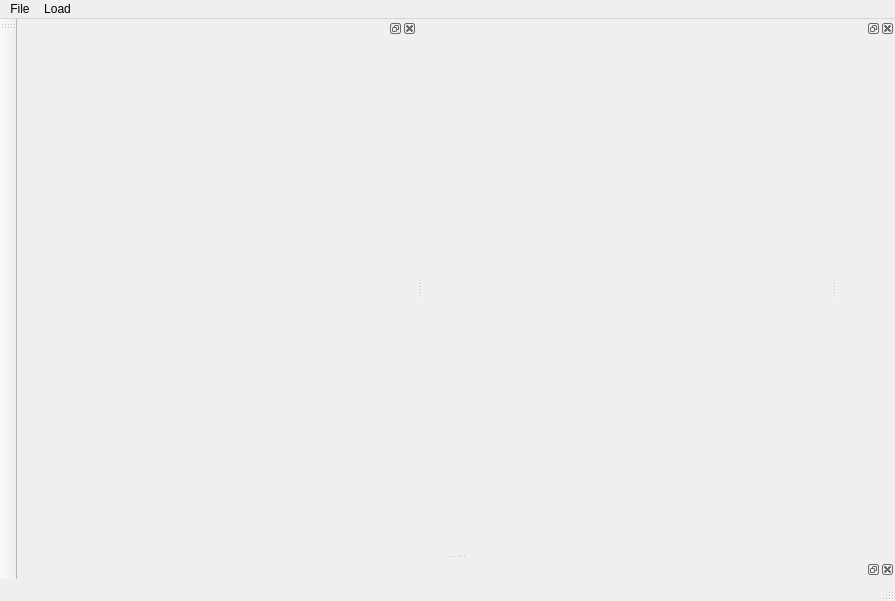
<?xml version="1.0" encoding="UTF-8"?>
<ui version="4.0">
 <class>MainWindow</class>
 <widget class="QMainWindow" name="MainWindow">
  <property name="geometry">
   <rect>
    <x>0</x>
    <y>0</y>
    <width>895</width>
    <height>601</height>
   </rect>
  </property>
  <property name="windowTitle">
   <string>MainWindow</string>
  </property>
  <widget class="QWidget" name="centralWidget"/>
  <widget class="QToolBar" name="mainToolBar">
   <attribute name="toolBarArea">
    <enum>LeftToolBarArea</enum>
   </attribute>
   <attribute name="toolBarBreak">
    <bool>false</bool>
   </attribute>
  </widget>
  <widget class="QStatusBar" name="statusBar"/>
  <widget class="QDockWidget" name="dockBase">
   <property name="sizePolicy">
    <sizepolicy hsizetype="Maximum" vsizetype="Maximum">
     <horstretch>199</horstretch>
     <verstretch>0</verstretch>
    </sizepolicy>
   </property>
   <property name="palette">
    <palette>
     <active>
      <colorrole role="WindowText">
       <brush brushstyle="SolidPattern">
        <color alpha="255">
         <red>0</red>
         <green>0</green>
         <blue>0</blue>
        </color>
       </brush>
      </colorrole>
      <colorrole role="Button">
       <brush brushstyle="SolidPattern">
        <color alpha="255">
         <red>56</red>
         <green>240</green>
         <blue>133</blue>
        </color>
       </brush>
      </colorrole>
      <colorrole role="Light">
       <brush brushstyle="SolidPattern">
        <color alpha="255">
         <red>165</red>
         <green>255</green>
         <blue>203</blue>
        </color>
       </brush>
      </colorrole>
      <colorrole role="Midlight">
       <brush brushstyle="SolidPattern">
        <color alpha="255">
         <red>110</red>
         <green>247</green>
         <blue>168</blue>
        </color>
       </brush>
      </colorrole>
      <colorrole role="Dark">
       <brush brushstyle="SolidPattern">
        <color alpha="255">
         <red>28</red>
         <green>120</green>
         <blue>66</blue>
        </color>
       </brush>
      </colorrole>
      <colorrole role="Mid">
       <brush brushstyle="SolidPattern">
        <color alpha="255">
         <red>37</red>
         <green>160</green>
         <blue>89</blue>
        </color>
       </brush>
      </colorrole>
      <colorrole role="Text">
       <brush brushstyle="SolidPattern">
        <color alpha="255">
         <red>0</red>
         <green>0</green>
         <blue>0</blue>
        </color>
       </brush>
      </colorrole>
      <colorrole role="BrightText">
       <brush brushstyle="SolidPattern">
        <color alpha="255">
         <red>255</red>
         <green>255</green>
         <blue>255</blue>
        </color>
       </brush>
      </colorrole>
      <colorrole role="ButtonText">
       <brush brushstyle="SolidPattern">
        <color alpha="255">
         <red>0</red>
         <green>0</green>
         <blue>0</blue>
        </color>
       </brush>
      </colorrole>
      <colorrole role="Base">
       <brush brushstyle="SolidPattern">
        <color alpha="255">
         <red>255</red>
         <green>255</green>
         <blue>255</blue>
        </color>
       </brush>
      </colorrole>
      <colorrole role="Window">
       <brush brushstyle="SolidPattern">
        <color alpha="255">
         <red>56</red>
         <green>240</green>
         <blue>133</blue>
        </color>
       </brush>
      </colorrole>
      <colorrole role="Shadow">
       <brush brushstyle="SolidPattern">
        <color alpha="255">
         <red>0</red>
         <green>0</green>
         <blue>0</blue>
        </color>
       </brush>
      </colorrole>
      <colorrole role="AlternateBase">
       <brush brushstyle="SolidPattern">
        <color alpha="255">
         <red>155</red>
         <green>247</green>
         <blue>194</blue>
        </color>
       </brush>
      </colorrole>
      <colorrole role="ToolTipBase">
       <brush brushstyle="SolidPattern">
        <color alpha="255">
         <red>255</red>
         <green>255</green>
         <blue>220</blue>
        </color>
       </brush>
      </colorrole>
      <colorrole role="ToolTipText">
       <brush brushstyle="SolidPattern">
        <color alpha="255">
         <red>0</red>
         <green>0</green>
         <blue>0</blue>
        </color>
       </brush>
      </colorrole>
      <colorrole role="PlaceholderText">
       <brush brushstyle="SolidPattern">
        <color alpha="128">
         <red>0</red>
         <green>0</green>
         <blue>0</blue>
        </color>
       </brush>
      </colorrole>
     </active>
     <inactive>
      <colorrole role="WindowText">
       <brush brushstyle="SolidPattern">
        <color alpha="255">
         <red>0</red>
         <green>0</green>
         <blue>0</blue>
        </color>
       </brush>
      </colorrole>
      <colorrole role="Button">
       <brush brushstyle="SolidPattern">
        <color alpha="255">
         <red>56</red>
         <green>240</green>
         <blue>133</blue>
        </color>
       </brush>
      </colorrole>
      <colorrole role="Light">
       <brush brushstyle="SolidPattern">
        <color alpha="255">
         <red>165</red>
         <green>255</green>
         <blue>203</blue>
        </color>
       </brush>
      </colorrole>
      <colorrole role="Midlight">
       <brush brushstyle="SolidPattern">
        <color alpha="255">
         <red>110</red>
         <green>247</green>
         <blue>168</blue>
        </color>
       </brush>
      </colorrole>
      <colorrole role="Dark">
       <brush brushstyle="SolidPattern">
        <color alpha="255">
         <red>28</red>
         <green>120</green>
         <blue>66</blue>
        </color>
       </brush>
      </colorrole>
      <colorrole role="Mid">
       <brush brushstyle="SolidPattern">
        <color alpha="255">
         <red>37</red>
         <green>160</green>
         <blue>89</blue>
        </color>
       </brush>
      </colorrole>
      <colorrole role="Text">
       <brush brushstyle="SolidPattern">
        <color alpha="255">
         <red>0</red>
         <green>0</green>
         <blue>0</blue>
        </color>
       </brush>
      </colorrole>
      <colorrole role="BrightText">
       <brush brushstyle="SolidPattern">
        <color alpha="255">
         <red>255</red>
         <green>255</green>
         <blue>255</blue>
        </color>
       </brush>
      </colorrole>
      <colorrole role="ButtonText">
       <brush brushstyle="SolidPattern">
        <color alpha="255">
         <red>0</red>
         <green>0</green>
         <blue>0</blue>
        </color>
       </brush>
      </colorrole>
      <colorrole role="Base">
       <brush brushstyle="SolidPattern">
        <color alpha="255">
         <red>255</red>
         <green>255</green>
         <blue>255</blue>
        </color>
       </brush>
      </colorrole>
      <colorrole role="Window">
       <brush brushstyle="SolidPattern">
        <color alpha="255">
         <red>56</red>
         <green>240</green>
         <blue>133</blue>
        </color>
       </brush>
      </colorrole>
      <colorrole role="Shadow">
       <brush brushstyle="SolidPattern">
        <color alpha="255">
         <red>0</red>
         <green>0</green>
         <blue>0</blue>
        </color>
       </brush>
      </colorrole>
      <colorrole role="AlternateBase">
       <brush brushstyle="SolidPattern">
        <color alpha="255">
         <red>155</red>
         <green>247</green>
         <blue>194</blue>
        </color>
       </brush>
      </colorrole>
      <colorrole role="ToolTipBase">
       <brush brushstyle="SolidPattern">
        <color alpha="255">
         <red>255</red>
         <green>255</green>
         <blue>220</blue>
        </color>
       </brush>
      </colorrole>
      <colorrole role="ToolTipText">
       <brush brushstyle="SolidPattern">
        <color alpha="255">
         <red>0</red>
         <green>0</green>
         <blue>0</blue>
        </color>
       </brush>
      </colorrole>
      <colorrole role="PlaceholderText">
       <brush brushstyle="SolidPattern">
        <color alpha="128">
         <red>0</red>
         <green>0</green>
         <blue>0</blue>
        </color>
       </brush>
      </colorrole>
     </inactive>
     <disabled>
      <colorrole role="WindowText">
       <brush brushstyle="SolidPattern">
        <color alpha="255">
         <red>28</red>
         <green>120</green>
         <blue>66</blue>
        </color>
       </brush>
      </colorrole>
      <colorrole role="Button">
       <brush brushstyle="SolidPattern">
        <color alpha="255">
         <red>56</red>
         <green>240</green>
         <blue>133</blue>
        </color>
       </brush>
      </colorrole>
      <colorrole role="Light">
       <brush brushstyle="SolidPattern">
        <color alpha="255">
         <red>165</red>
         <green>255</green>
         <blue>203</blue>
        </color>
       </brush>
      </colorrole>
      <colorrole role="Midlight">
       <brush brushstyle="SolidPattern">
        <color alpha="255">
         <red>110</red>
         <green>247</green>
         <blue>168</blue>
        </color>
       </brush>
      </colorrole>
      <colorrole role="Dark">
       <brush brushstyle="SolidPattern">
        <color alpha="255">
         <red>28</red>
         <green>120</green>
         <blue>66</blue>
        </color>
       </brush>
      </colorrole>
      <colorrole role="Mid">
       <brush brushstyle="SolidPattern">
        <color alpha="255">
         <red>37</red>
         <green>160</green>
         <blue>89</blue>
        </color>
       </brush>
      </colorrole>
      <colorrole role="Text">
       <brush brushstyle="SolidPattern">
        <color alpha="255">
         <red>28</red>
         <green>120</green>
         <blue>66</blue>
        </color>
       </brush>
      </colorrole>
      <colorrole role="BrightText">
       <brush brushstyle="SolidPattern">
        <color alpha="255">
         <red>255</red>
         <green>255</green>
         <blue>255</blue>
        </color>
       </brush>
      </colorrole>
      <colorrole role="ButtonText">
       <brush brushstyle="SolidPattern">
        <color alpha="255">
         <red>28</red>
         <green>120</green>
         <blue>66</blue>
        </color>
       </brush>
      </colorrole>
      <colorrole role="Base">
       <brush brushstyle="SolidPattern">
        <color alpha="255">
         <red>56</red>
         <green>240</green>
         <blue>133</blue>
        </color>
       </brush>
      </colorrole>
      <colorrole role="Window">
       <brush brushstyle="SolidPattern">
        <color alpha="255">
         <red>56</red>
         <green>240</green>
         <blue>133</blue>
        </color>
       </brush>
      </colorrole>
      <colorrole role="Shadow">
       <brush brushstyle="SolidPattern">
        <color alpha="255">
         <red>0</red>
         <green>0</green>
         <blue>0</blue>
        </color>
       </brush>
      </colorrole>
      <colorrole role="AlternateBase">
       <brush brushstyle="SolidPattern">
        <color alpha="255">
         <red>56</red>
         <green>240</green>
         <blue>133</blue>
        </color>
       </brush>
      </colorrole>
      <colorrole role="ToolTipBase">
       <brush brushstyle="SolidPattern">
        <color alpha="255">
         <red>255</red>
         <green>255</green>
         <blue>220</blue>
        </color>
       </brush>
      </colorrole>
      <colorrole role="ToolTipText">
       <brush brushstyle="SolidPattern">
        <color alpha="255">
         <red>0</red>
         <green>0</green>
         <blue>0</blue>
        </color>
       </brush>
      </colorrole>
      <colorrole role="PlaceholderText">
       <brush brushstyle="SolidPattern">
        <color alpha="128">
         <red>0</red>
         <green>0</green>
         <blue>0</blue>
        </color>
       </brush>
      </colorrole>
     </disabled>
    </palette>
   </property>
   <property name="cursor">
    <cursorShape>ArrowCursor</cursorShape>
   </property>
   <attribute name="dockWidgetArea">
    <number>1</number>
   </attribute>
   <widget class="QWidget" name="dockWidgetContents">
    <property name="minimumSize">
     <size>
      <width>400</width>
      <height>0</height>
     </size>
    </property>
   </widget>
  </widget>
  <widget class="QDockWidget" name="dockInspector">
   <property name="palette">
    <palette>
     <active>
      <colorrole role="WindowText">
       <brush brushstyle="SolidPattern">
        <color alpha="255">
         <red>0</red>
         <green>0</green>
         <blue>0</blue>
        </color>
       </brush>
      </colorrole>
      <colorrole role="Button">
       <brush brushstyle="SolidPattern">
        <color alpha="255">
         <red>0</red>
         <green>85</green>
         <blue>255</blue>
        </color>
       </brush>
      </colorrole>
      <colorrole role="Light">
       <brush brushstyle="SolidPattern">
        <color alpha="255">
         <red>127</red>
         <green>170</green>
         <blue>255</blue>
        </color>
       </brush>
      </colorrole>
      <colorrole role="Midlight">
       <brush brushstyle="SolidPattern">
        <color alpha="255">
         <red>63</red>
         <green>127</green>
         <blue>255</blue>
        </color>
       </brush>
      </colorrole>
      <colorrole role="Dark">
       <brush brushstyle="SolidPattern">
        <color alpha="255">
         <red>0</red>
         <green>42</green>
         <blue>127</blue>
        </color>
       </brush>
      </colorrole>
      <colorrole role="Mid">
       <brush brushstyle="SolidPattern">
        <color alpha="255">
         <red>0</red>
         <green>56</green>
         <blue>170</blue>
        </color>
       </brush>
      </colorrole>
      <colorrole role="Text">
       <brush brushstyle="SolidPattern">
        <color alpha="255">
         <red>0</red>
         <green>0</green>
         <blue>0</blue>
        </color>
       </brush>
      </colorrole>
      <colorrole role="BrightText">
       <brush brushstyle="SolidPattern">
        <color alpha="255">
         <red>255</red>
         <green>255</green>
         <blue>255</blue>
        </color>
       </brush>
      </colorrole>
      <colorrole role="ButtonText">
       <brush brushstyle="SolidPattern">
        <color alpha="255">
         <red>0</red>
         <green>0</green>
         <blue>0</blue>
        </color>
       </brush>
      </colorrole>
      <colorrole role="Base">
       <brush brushstyle="SolidPattern">
        <color alpha="255">
         <red>255</red>
         <green>255</green>
         <blue>255</blue>
        </color>
       </brush>
      </colorrole>
      <colorrole role="Window">
       <brush brushstyle="SolidPattern">
        <color alpha="255">
         <red>0</red>
         <green>85</green>
         <blue>255</blue>
        </color>
       </brush>
      </colorrole>
      <colorrole role="Shadow">
       <brush brushstyle="SolidPattern">
        <color alpha="255">
         <red>0</red>
         <green>0</green>
         <blue>0</blue>
        </color>
       </brush>
      </colorrole>
      <colorrole role="AlternateBase">
       <brush brushstyle="SolidPattern">
        <color alpha="255">
         <red>127</red>
         <green>170</green>
         <blue>255</blue>
        </color>
       </brush>
      </colorrole>
      <colorrole role="ToolTipBase">
       <brush brushstyle="SolidPattern">
        <color alpha="255">
         <red>255</red>
         <green>255</green>
         <blue>220</blue>
        </color>
       </brush>
      </colorrole>
      <colorrole role="ToolTipText">
       <brush brushstyle="SolidPattern">
        <color alpha="255">
         <red>0</red>
         <green>0</green>
         <blue>0</blue>
        </color>
       </brush>
      </colorrole>
      <colorrole role="PlaceholderText">
       <brush brushstyle="SolidPattern">
        <color alpha="128">
         <red>0</red>
         <green>0</green>
         <blue>0</blue>
        </color>
       </brush>
      </colorrole>
     </active>
     <inactive>
      <colorrole role="WindowText">
       <brush brushstyle="SolidPattern">
        <color alpha="255">
         <red>0</red>
         <green>0</green>
         <blue>0</blue>
        </color>
       </brush>
      </colorrole>
      <colorrole role="Button">
       <brush brushstyle="SolidPattern">
        <color alpha="255">
         <red>0</red>
         <green>85</green>
         <blue>255</blue>
        </color>
       </brush>
      </colorrole>
      <colorrole role="Light">
       <brush brushstyle="SolidPattern">
        <color alpha="255">
         <red>127</red>
         <green>170</green>
         <blue>255</blue>
        </color>
       </brush>
      </colorrole>
      <colorrole role="Midlight">
       <brush brushstyle="SolidPattern">
        <color alpha="255">
         <red>63</red>
         <green>127</green>
         <blue>255</blue>
        </color>
       </brush>
      </colorrole>
      <colorrole role="Dark">
       <brush brushstyle="SolidPattern">
        <color alpha="255">
         <red>0</red>
         <green>42</green>
         <blue>127</blue>
        </color>
       </brush>
      </colorrole>
      <colorrole role="Mid">
       <brush brushstyle="SolidPattern">
        <color alpha="255">
         <red>0</red>
         <green>56</green>
         <blue>170</blue>
        </color>
       </brush>
      </colorrole>
      <colorrole role="Text">
       <brush brushstyle="SolidPattern">
        <color alpha="255">
         <red>0</red>
         <green>0</green>
         <blue>0</blue>
        </color>
       </brush>
      </colorrole>
      <colorrole role="BrightText">
       <brush brushstyle="SolidPattern">
        <color alpha="255">
         <red>255</red>
         <green>255</green>
         <blue>255</blue>
        </color>
       </brush>
      </colorrole>
      <colorrole role="ButtonText">
       <brush brushstyle="SolidPattern">
        <color alpha="255">
         <red>0</red>
         <green>0</green>
         <blue>0</blue>
        </color>
       </brush>
      </colorrole>
      <colorrole role="Base">
       <brush brushstyle="SolidPattern">
        <color alpha="255">
         <red>255</red>
         <green>255</green>
         <blue>255</blue>
        </color>
       </brush>
      </colorrole>
      <colorrole role="Window">
       <brush brushstyle="SolidPattern">
        <color alpha="255">
         <red>0</red>
         <green>85</green>
         <blue>255</blue>
        </color>
       </brush>
      </colorrole>
      <colorrole role="Shadow">
       <brush brushstyle="SolidPattern">
        <color alpha="255">
         <red>0</red>
         <green>0</green>
         <blue>0</blue>
        </color>
       </brush>
      </colorrole>
      <colorrole role="AlternateBase">
       <brush brushstyle="SolidPattern">
        <color alpha="255">
         <red>127</red>
         <green>170</green>
         <blue>255</blue>
        </color>
       </brush>
      </colorrole>
      <colorrole role="ToolTipBase">
       <brush brushstyle="SolidPattern">
        <color alpha="255">
         <red>255</red>
         <green>255</green>
         <blue>220</blue>
        </color>
       </brush>
      </colorrole>
      <colorrole role="ToolTipText">
       <brush brushstyle="SolidPattern">
        <color alpha="255">
         <red>0</red>
         <green>0</green>
         <blue>0</blue>
        </color>
       </brush>
      </colorrole>
      <colorrole role="PlaceholderText">
       <brush brushstyle="SolidPattern">
        <color alpha="128">
         <red>0</red>
         <green>0</green>
         <blue>0</blue>
        </color>
       </brush>
      </colorrole>
     </inactive>
     <disabled>
      <colorrole role="WindowText">
       <brush brushstyle="SolidPattern">
        <color alpha="255">
         <red>0</red>
         <green>42</green>
         <blue>127</blue>
        </color>
       </brush>
      </colorrole>
      <colorrole role="Button">
       <brush brushstyle="SolidPattern">
        <color alpha="255">
         <red>0</red>
         <green>85</green>
         <blue>255</blue>
        </color>
       </brush>
      </colorrole>
      <colorrole role="Light">
       <brush brushstyle="SolidPattern">
        <color alpha="255">
         <red>127</red>
         <green>170</green>
         <blue>255</blue>
        </color>
       </brush>
      </colorrole>
      <colorrole role="Midlight">
       <brush brushstyle="SolidPattern">
        <color alpha="255">
         <red>63</red>
         <green>127</green>
         <blue>255</blue>
        </color>
       </brush>
      </colorrole>
      <colorrole role="Dark">
       <brush brushstyle="SolidPattern">
        <color alpha="255">
         <red>0</red>
         <green>42</green>
         <blue>127</blue>
        </color>
       </brush>
      </colorrole>
      <colorrole role="Mid">
       <brush brushstyle="SolidPattern">
        <color alpha="255">
         <red>0</red>
         <green>56</green>
         <blue>170</blue>
        </color>
       </brush>
      </colorrole>
      <colorrole role="Text">
       <brush brushstyle="SolidPattern">
        <color alpha="255">
         <red>0</red>
         <green>42</green>
         <blue>127</blue>
        </color>
       </brush>
      </colorrole>
      <colorrole role="BrightText">
       <brush brushstyle="SolidPattern">
        <color alpha="255">
         <red>255</red>
         <green>255</green>
         <blue>255</blue>
        </color>
       </brush>
      </colorrole>
      <colorrole role="ButtonText">
       <brush brushstyle="SolidPattern">
        <color alpha="255">
         <red>0</red>
         <green>42</green>
         <blue>127</blue>
        </color>
       </brush>
      </colorrole>
      <colorrole role="Base">
       <brush brushstyle="SolidPattern">
        <color alpha="255">
         <red>0</red>
         <green>85</green>
         <blue>255</blue>
        </color>
       </brush>
      </colorrole>
      <colorrole role="Window">
       <brush brushstyle="SolidPattern">
        <color alpha="255">
         <red>0</red>
         <green>85</green>
         <blue>255</blue>
        </color>
       </brush>
      </colorrole>
      <colorrole role="Shadow">
       <brush brushstyle="SolidPattern">
        <color alpha="255">
         <red>0</red>
         <green>0</green>
         <blue>0</blue>
        </color>
       </brush>
      </colorrole>
      <colorrole role="AlternateBase">
       <brush brushstyle="SolidPattern">
        <color alpha="255">
         <red>0</red>
         <green>85</green>
         <blue>255</blue>
        </color>
       </brush>
      </colorrole>
      <colorrole role="ToolTipBase">
       <brush brushstyle="SolidPattern">
        <color alpha="255">
         <red>255</red>
         <green>255</green>
         <blue>220</blue>
        </color>
       </brush>
      </colorrole>
      <colorrole role="ToolTipText">
       <brush brushstyle="SolidPattern">
        <color alpha="255">
         <red>0</red>
         <green>0</green>
         <blue>0</blue>
        </color>
       </brush>
      </colorrole>
      <colorrole role="PlaceholderText">
       <brush brushstyle="SolidPattern">
        <color alpha="128">
         <red>0</red>
         <green>0</green>
         <blue>0</blue>
        </color>
       </brush>
      </colorrole>
     </disabled>
    </palette>
   </property>
   <property name="cursor">
    <cursorShape>ArrowCursor</cursorShape>
   </property>
   <attribute name="dockWidgetArea">
    <number>2</number>
   </attribute>
   <widget class="QWidget" name="dockWidgetContents_2"/>
  </widget>
  <widget class="QDockWidget" name="dockScene">
   <property name="palette">
    <palette>
     <active>
      <colorrole role="WindowText">
       <brush brushstyle="SolidPattern">
        <color alpha="255">
         <red>0</red>
         <green>0</green>
         <blue>0</blue>
        </color>
       </brush>
      </colorrole>
      <colorrole role="Button">
       <brush brushstyle="SolidPattern">
        <color alpha="255">
         <red>170</red>
         <green>0</green>
         <blue>0</blue>
        </color>
       </brush>
      </colorrole>
      <colorrole role="Light">
       <brush brushstyle="SolidPattern">
        <color alpha="255">
         <red>255</red>
         <green>0</green>
         <blue>0</blue>
        </color>
       </brush>
      </colorrole>
      <colorrole role="Midlight">
       <brush brushstyle="SolidPattern">
        <color alpha="255">
         <red>212</red>
         <green>0</green>
         <blue>0</blue>
        </color>
       </brush>
      </colorrole>
      <colorrole role="Dark">
       <brush brushstyle="SolidPattern">
        <color alpha="255">
         <red>85</red>
         <green>0</green>
         <blue>0</blue>
        </color>
       </brush>
      </colorrole>
      <colorrole role="Mid">
       <brush brushstyle="SolidPattern">
        <color alpha="255">
         <red>113</red>
         <green>0</green>
         <blue>0</blue>
        </color>
       </brush>
      </colorrole>
      <colorrole role="Text">
       <brush brushstyle="SolidPattern">
        <color alpha="255">
         <red>0</red>
         <green>0</green>
         <blue>0</blue>
        </color>
       </brush>
      </colorrole>
      <colorrole role="BrightText">
       <brush brushstyle="SolidPattern">
        <color alpha="255">
         <red>255</red>
         <green>255</green>
         <blue>255</blue>
        </color>
       </brush>
      </colorrole>
      <colorrole role="ButtonText">
       <brush brushstyle="SolidPattern">
        <color alpha="255">
         <red>0</red>
         <green>0</green>
         <blue>0</blue>
        </color>
       </brush>
      </colorrole>
      <colorrole role="Base">
       <brush brushstyle="SolidPattern">
        <color alpha="255">
         <red>255</red>
         <green>255</green>
         <blue>255</blue>
        </color>
       </brush>
      </colorrole>
      <colorrole role="Window">
       <brush brushstyle="SolidPattern">
        <color alpha="255">
         <red>170</red>
         <green>0</green>
         <blue>0</blue>
        </color>
       </brush>
      </colorrole>
      <colorrole role="Shadow">
       <brush brushstyle="SolidPattern">
        <color alpha="255">
         <red>0</red>
         <green>0</green>
         <blue>0</blue>
        </color>
       </brush>
      </colorrole>
      <colorrole role="AlternateBase">
       <brush brushstyle="SolidPattern">
        <color alpha="255">
         <red>212</red>
         <green>127</green>
         <blue>127</blue>
        </color>
       </brush>
      </colorrole>
      <colorrole role="ToolTipBase">
       <brush brushstyle="SolidPattern">
        <color alpha="255">
         <red>255</red>
         <green>255</green>
         <blue>220</blue>
        </color>
       </brush>
      </colorrole>
      <colorrole role="ToolTipText">
       <brush brushstyle="SolidPattern">
        <color alpha="255">
         <red>0</red>
         <green>0</green>
         <blue>0</blue>
        </color>
       </brush>
      </colorrole>
      <colorrole role="PlaceholderText">
       <brush brushstyle="SolidPattern">
        <color alpha="128">
         <red>0</red>
         <green>0</green>
         <blue>0</blue>
        </color>
       </brush>
      </colorrole>
     </active>
     <inactive>
      <colorrole role="WindowText">
       <brush brushstyle="SolidPattern">
        <color alpha="255">
         <red>0</red>
         <green>0</green>
         <blue>0</blue>
        </color>
       </brush>
      </colorrole>
      <colorrole role="Button">
       <brush brushstyle="SolidPattern">
        <color alpha="255">
         <red>170</red>
         <green>0</green>
         <blue>0</blue>
        </color>
       </brush>
      </colorrole>
      <colorrole role="Light">
       <brush brushstyle="SolidPattern">
        <color alpha="255">
         <red>255</red>
         <green>0</green>
         <blue>0</blue>
        </color>
       </brush>
      </colorrole>
      <colorrole role="Midlight">
       <brush brushstyle="SolidPattern">
        <color alpha="255">
         <red>212</red>
         <green>0</green>
         <blue>0</blue>
        </color>
       </brush>
      </colorrole>
      <colorrole role="Dark">
       <brush brushstyle="SolidPattern">
        <color alpha="255">
         <red>85</red>
         <green>0</green>
         <blue>0</blue>
        </color>
       </brush>
      </colorrole>
      <colorrole role="Mid">
       <brush brushstyle="SolidPattern">
        <color alpha="255">
         <red>113</red>
         <green>0</green>
         <blue>0</blue>
        </color>
       </brush>
      </colorrole>
      <colorrole role="Text">
       <brush brushstyle="SolidPattern">
        <color alpha="255">
         <red>0</red>
         <green>0</green>
         <blue>0</blue>
        </color>
       </brush>
      </colorrole>
      <colorrole role="BrightText">
       <brush brushstyle="SolidPattern">
        <color alpha="255">
         <red>255</red>
         <green>255</green>
         <blue>255</blue>
        </color>
       </brush>
      </colorrole>
      <colorrole role="ButtonText">
       <brush brushstyle="SolidPattern">
        <color alpha="255">
         <red>0</red>
         <green>0</green>
         <blue>0</blue>
        </color>
       </brush>
      </colorrole>
      <colorrole role="Base">
       <brush brushstyle="SolidPattern">
        <color alpha="255">
         <red>255</red>
         <green>255</green>
         <blue>255</blue>
        </color>
       </brush>
      </colorrole>
      <colorrole role="Window">
       <brush brushstyle="SolidPattern">
        <color alpha="255">
         <red>170</red>
         <green>0</green>
         <blue>0</blue>
        </color>
       </brush>
      </colorrole>
      <colorrole role="Shadow">
       <brush brushstyle="SolidPattern">
        <color alpha="255">
         <red>0</red>
         <green>0</green>
         <blue>0</blue>
        </color>
       </brush>
      </colorrole>
      <colorrole role="AlternateBase">
       <brush brushstyle="SolidPattern">
        <color alpha="255">
         <red>212</red>
         <green>127</green>
         <blue>127</blue>
        </color>
       </brush>
      </colorrole>
      <colorrole role="ToolTipBase">
       <brush brushstyle="SolidPattern">
        <color alpha="255">
         <red>255</red>
         <green>255</green>
         <blue>220</blue>
        </color>
       </brush>
      </colorrole>
      <colorrole role="ToolTipText">
       <brush brushstyle="SolidPattern">
        <color alpha="255">
         <red>0</red>
         <green>0</green>
         <blue>0</blue>
        </color>
       </brush>
      </colorrole>
      <colorrole role="PlaceholderText">
       <brush brushstyle="SolidPattern">
        <color alpha="128">
         <red>0</red>
         <green>0</green>
         <blue>0</blue>
        </color>
       </brush>
      </colorrole>
     </inactive>
     <disabled>
      <colorrole role="WindowText">
       <brush brushstyle="SolidPattern">
        <color alpha="255">
         <red>85</red>
         <green>0</green>
         <blue>0</blue>
        </color>
       </brush>
      </colorrole>
      <colorrole role="Button">
       <brush brushstyle="SolidPattern">
        <color alpha="255">
         <red>170</red>
         <green>0</green>
         <blue>0</blue>
        </color>
       </brush>
      </colorrole>
      <colorrole role="Light">
       <brush brushstyle="SolidPattern">
        <color alpha="255">
         <red>255</red>
         <green>0</green>
         <blue>0</blue>
        </color>
       </brush>
      </colorrole>
      <colorrole role="Midlight">
       <brush brushstyle="SolidPattern">
        <color alpha="255">
         <red>212</red>
         <green>0</green>
         <blue>0</blue>
        </color>
       </brush>
      </colorrole>
      <colorrole role="Dark">
       <brush brushstyle="SolidPattern">
        <color alpha="255">
         <red>85</red>
         <green>0</green>
         <blue>0</blue>
        </color>
       </brush>
      </colorrole>
      <colorrole role="Mid">
       <brush brushstyle="SolidPattern">
        <color alpha="255">
         <red>113</red>
         <green>0</green>
         <blue>0</blue>
        </color>
       </brush>
      </colorrole>
      <colorrole role="Text">
       <brush brushstyle="SolidPattern">
        <color alpha="255">
         <red>85</red>
         <green>0</green>
         <blue>0</blue>
        </color>
       </brush>
      </colorrole>
      <colorrole role="BrightText">
       <brush brushstyle="SolidPattern">
        <color alpha="255">
         <red>255</red>
         <green>255</green>
         <blue>255</blue>
        </color>
       </brush>
      </colorrole>
      <colorrole role="ButtonText">
       <brush brushstyle="SolidPattern">
        <color alpha="255">
         <red>85</red>
         <green>0</green>
         <blue>0</blue>
        </color>
       </brush>
      </colorrole>
      <colorrole role="Base">
       <brush brushstyle="SolidPattern">
        <color alpha="255">
         <red>170</red>
         <green>0</green>
         <blue>0</blue>
        </color>
       </brush>
      </colorrole>
      <colorrole role="Window">
       <brush brushstyle="SolidPattern">
        <color alpha="255">
         <red>170</red>
         <green>0</green>
         <blue>0</blue>
        </color>
       </brush>
      </colorrole>
      <colorrole role="Shadow">
       <brush brushstyle="SolidPattern">
        <color alpha="255">
         <red>0</red>
         <green>0</green>
         <blue>0</blue>
        </color>
       </brush>
      </colorrole>
      <colorrole role="AlternateBase">
       <brush brushstyle="SolidPattern">
        <color alpha="255">
         <red>170</red>
         <green>0</green>
         <blue>0</blue>
        </color>
       </brush>
      </colorrole>
      <colorrole role="ToolTipBase">
       <brush brushstyle="SolidPattern">
        <color alpha="255">
         <red>255</red>
         <green>255</green>
         <blue>220</blue>
        </color>
       </brush>
      </colorrole>
      <colorrole role="ToolTipText">
       <brush brushstyle="SolidPattern">
        <color alpha="255">
         <red>0</red>
         <green>0</green>
         <blue>0</blue>
        </color>
       </brush>
      </colorrole>
      <colorrole role="PlaceholderText">
       <brush brushstyle="SolidPattern">
        <color alpha="128">
         <red>0</red>
         <green>0</green>
         <blue>0</blue>
        </color>
       </brush>
      </colorrole>
     </disabled>
    </palette>
   </property>
   <attribute name="dockWidgetArea">
    <number>8</number>
   </attribute>
   <widget class="QWidget" name="dockWidgetContents_3"/>
  </widget>
  <widget class="QMenuBar" name="menuBar">
   <property name="geometry">
    <rect>
     <x>0</x>
     <y>0</y>
     <width>895</width>
     <height>20</height>
    </rect>
   </property>
   <widget class="QMenu" name="menuCreate">
    <property name="title">
     <string>File</string>
    </property>
    <addaction name="actionQuit"/>
   </widget>
   <widget class="QMenu" name="menuLoad">
    <property name="title">
     <string>Load</string>
    </property>
    <addaction name="actionLoad"/>
   </widget>
   <addaction name="menuCreate"/>
   <addaction name="menuLoad"/>
  </widget>
  <action name="actionQuit">
   <property name="icon">
    <iconset resource="icons.qrc">
     <normaloff>:/icon/Icons/Badge-multiply.png</normaloff>:/icon/Icons/Badge-multiply.png</iconset>
   </property>
   <property name="text">
    <string>Quit</string>
   </property>
  </action>
  <action name="actionLoad">
   <property name="text">
    <string>Load</string>
   </property>
  </action>
 </widget>
 <layoutdefault spacing="6" margin="11"/>
 <resources>
  <include location="icons.qrc"/>
 </resources>
 <connections/>
</ui>
